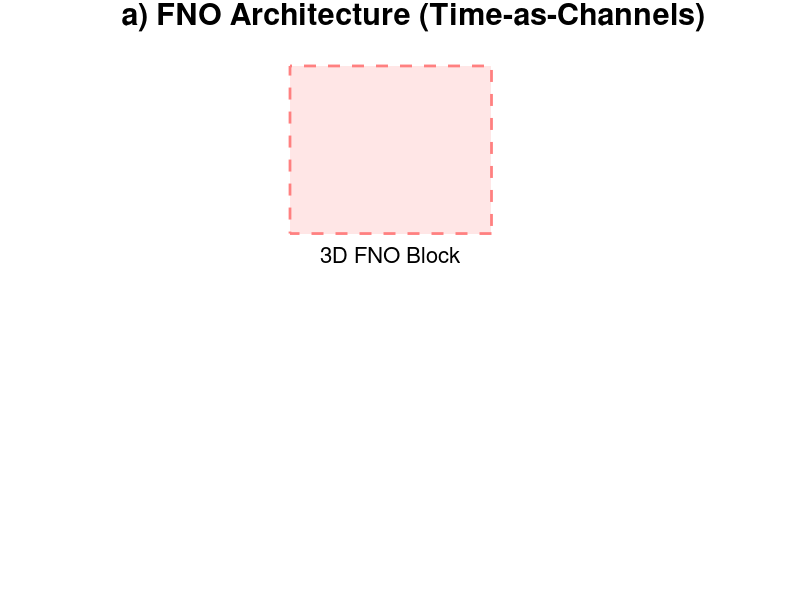

MATLAB code for this plot: (Note: this script raises an error after producing the figure.)
% MATLAB script to generate architecture diagrams for FNO and SANO models
% (Version 34 - Corrected FNO diagram to reflect time-as-channels architecture)

clear; clc; close all;

%% --- Setup and Color Palette ---
fig = figure('Name', 'FNO and SANO Architectures', 'Position', [100, 100, 1400, 1000], 'Color', 'w');
set(fig, 'Renderer', 'painters'); % For sharp vector graphics and text

% Define a color palette
colors.box_fno = [1, 0.9, 0.9];
colors.box_sano = [0.9, 1, 0.9];
colors.input = [1, 0.9, 0.8];
colors.projection = [0.9, 0.95, 1];
colors.loss = [0.9, 0.9, 0.9];

% General plotting parameters
lineWidth = 1.5;
fontSize = 18;

%% --- Subplot a) FNO Architecture (Corrected for FNO4d) ---
ax1 = subplot(2, 1, 1);
hold on;
axis([0 40 0 10]);
axis off;
title('a) FNO Architecture (Time-as-Channels)', 'FontSize', 22, 'FontWeight', 'bold');

% --- FNO Core Block Box ---
rectangle('Position', [12, 1, 13, 8], 'FaceColor', colors.box_fno, 'EdgeColor', [1 0.5 0.5], 'LineWidth', 2, 'LineStyle', '--');
text(18.5, 0, '3D FNO Block', 'FontSize', 16, 'HorizontalAlignment', 'center');


% --- 1. Input and Grid ---
input_width = 6.5; input_height = 2.5;
input_center_x = 4.0;
drawBox([input_center_x, 7.5], input_width, input_height, 'Input a(x,y,z, t_{in})', colors.input, 'ellipse');
drawBox([input_center_x, 4.5], input_width, input_height, '3D Grid (x,y,z)', colors.input, 'ellipse');

% --- 2. Concatenation and Lifting (P) ---
concat_summer_x = input_center_x + input_width/2 + 1;
drawSummer([concat_summer_x, 6], 0.7);
text(concat_summer_x, 5, 'cat', 'FontSize', 14, 'FontWeight', 'bold');
plot([input_center_x + input_width/2, concat_summer_x - 0.7], [7.5, 6], 'k', 'LineWidth', lineWidth);
plot([input_center_x + input_width/2, concat_summer_x - 0.7], [4.5, 6], 'k', 'LineWidth', lineWidth);

p_center_x = concat_summer_x + 2; p_size = 1.2;
drawBox([p_center_x, 6], p_size, p_size, 'P', colors.input, 'ellipse');
drawArrow([concat_summer_x + 0.7, 6], [p_center_x - p_size/2, 6]);
drawArrow([p_center_x + p_size/2, 6], [12, 6]);

% --- 3. Split into W and K paths ---
plot([12, 12.4], [6.25, 8], 'k', 'LineWidth', lineWidth);
plot([12, 12.4], [6.25, 4], 'k', 'LineWidth', lineWidth);
text(12.5, 8.2, '(W)', 'FontSize', fontSize, 'FontWeight', 'bold');
text(12.5, 3.8, '(K)', 'FontSize', fontSize, 'FontWeight', 'bold');

% --- 4. Path (W): Local Transformation (Conv3d) ---
plot([12.4, 15.45], [8, 8], 'k', 'LineWidth', lineWidth);
drawResistor([16.2, 8], 1.5, 0.5, 'R1');
plot([16.95, 18.7], [8, 8], 'k', 'LineWidth', lineWidth);

% --- 5. Path (K): Non-Local Transformation (SpectralConv3d) ---
plot([12.4, 13.45], [4, 4], 'k', 'LineWidth', lineWidth);
drawResistor([14.2, 4], 1.5, 0.5, 'R2');
drawResistor([16.2, 4], 1.5, 0.5, 'R3');
drawResistor([18.2, 4], 1.5, 0.5, 'R4');
plot([18.95, 18.7], [4, 4], 'k', 'LineWidth', lineWidth);

% --- 6. Summing Junction and Activation (R5) ---
plot([18.7, 19], [8, 7], 'k', 'LineWidth', lineWidth);
plot([18.7, 19], [4, 5], 'k', 'LineWidth', lineWidth);
drawSummer([19.2, 6], 1);
plot([19.7, 20.2], [6, 6], 'k', 'LineWidth', lineWidth);
drawResistor([20.7, 6], 1, 0.5, 'R5');

% --- 7. Latent Rep and Projection Q ---
line_start_x_fno = 21.2;
line_end_x_fno = 25.0; % This is the right edge of the main box
plot([line_start_x_fno, line_end_x_fno], [6, 6], 'k', 'LineWidth', lineWidth);
text((line_start_x_fno + line_end_x_fno)/2, 6.7, 'v(x,y,z)', 'FontSize', fontSize, 'FontWeight', 'bold', 'HorizontalAlignment', 'center', 'Color', 'b');
drawBox([26.2, 6], 2, 1.5, 'Q_p', colors.projection, 'ellipse'); % Projection layer

% --- 8. FNO Output and Loss ---
loss_box_width = 7.0; loss_box_height = 2.8;
u_out_start_x_fno = 27.2;      % Right edge of Q_p
loss_arrow_start_x = 30.0;     % Point where the line ends and the Loss arrow begins.
loss_arrow_end_x = 32.0;     % End of Loss arrow.
loss_box_center_x = loss_arrow_end_x + loss_box_width / 2;

plot([u_out_start_x_fno, loss_arrow_start_x], [6, 6], 'k', 'LineWidth', lineWidth);
text((u_out_start_x_fno + loss_arrow_start_x) / 2, 6.7, 'u(x,y,z)', 'FontSize', fontSize, 'FontWeight', 'bold', 'HorizontalAlignment', 'center');
drawArrow([loss_arrow_start_x, 6], [loss_arrow_end_x, 6], 'Loss');
drawBox([loss_box_center_x, 6], loss_box_width, loss_box_height, '||G_{\theta}(a_j) - u_j||^2', colors.loss, 'rectangle', 'Interpreter', 'tex');


%% --- Subplot b) SANO Architecture ---
ax2 = subplot(2, 1, 2);
hold on;
axis([0 40 0 10]);
axis off;
title('b) SANO Architecture', 'FontSize', 22, 'FontWeight', 'bold');

% --- SPATIAL ENCODER for SANO ---
sano_encoder_offset = 0; % Keep it aligned with FNO above
% Main Box
rectangle('Position', [8.8+sano_encoder_offset, 1, 13, 8], 'FaceColor', colors.box_fno, 'EdgeColor', 'k', 'LineWidth', 1.5);
text(15, -0.5, 'Spatial Encoder (run once)', 'FontSize', 14, 'HorizontalAlignment', 'center');
% Input and Lifting (P)
drawBox([3.0+sano_encoder_offset, 6], input_width, input_height, 'Input a(x)', colors.input, 'ellipse');
drawBox([6.8+sano_encoder_offset, 6], p_size, p_size, 'P', colors.input, 'ellipse');
drawArrow([3.0+sano_encoder_offset + input_width/2, 6], [6.8+sano_encoder_offset - p_size/2, 6]);
drawArrow([6.8+sano_encoder_offset + p_size/2, 6], [8.8+sano_encoder_offset, 6]);
% W and K paths
plot([8.8, 9.2]+sano_encoder_offset, [6.25, 8], 'k', 'LineWidth', lineWidth);
plot([8.8, 9.2]+sano_encoder_offset, [6.25, 4], 'k', 'LineWidth', lineWidth);
plot([9.2, 12.25]+sano_encoder_offset, [8, 8], 'k', 'LineWidth', lineWidth);
drawResistor([13, 8]+[sano_encoder_offset, 0], 1.5, 0.5, 'R1');
plot([13.75, 15.5]+sano_encoder_offset, [8, 8], 'k', 'LineWidth', lineWidth);
plot([9.2, 10.25]+sano_encoder_offset, [4, 4], 'k', 'LineWidth', lineWidth);
drawResistor([11, 4]+[sano_encoder_offset, 0], 1.5, 0.5, 'R2');
drawResistor([13, 4]+[sano_encoder_offset, 0], 1.5, 0.5, 'R3');
drawResistor([15, 4]+[sano_encoder_offset, 0], 1.5, 0.5, 'R4');
plot([15.75, 15.5]+sano_encoder_offset, [4, 4], 'k', 'LineWidth', lineWidth);
% Summing and Activation
plot([15.5, 15.8]+sano_encoder_offset, [8, 7], 'k', 'LineWidth', lineWidth);
plot([15.5, 15.8]+sano_encoder_offset, [4, 5], 'k', 'LineWidth', lineWidth);
drawSummer([16, 6]+[sano_encoder_offset, 0], 1);
plot([16.5, 17]+sano_encoder_offset, [6, 6], 'k', 'LineWidth', lineWidth);
drawResistor([17.5, 6]+[sano_encoder_offset, 0], 1, 0.5, 'R5');

% --- SANO Recurrent Block ---
recurrent_block_offset = 24; % Shift recurrent block to the right
% Box
rectangle('Position', [recurrent_block_offset, 1, 10.2, 8], 'FaceColor', colors.box_sano, 'EdgeColor', [0.5 1 0.5], 'LineWidth', 2, 'LineStyle', '--');
text(recurrent_block_offset + 5.1, -0.5, 'SANO Recurrent Update (for t > t_1)', 'FontSize', 16, 'HorizontalAlignment', 'center');

% Arrow from Spatial Encoder output to Recurrent block input
encoder_output_x = 18 + sano_encoder_offset;
recurrent_input_x = recurrent_block_offset;
plot([encoder_output_x, recurrent_input_x], [6, 8.2], 'k', 'LineWidth', lineWidth);
text(encoder_output_x + 1, 6.2, 'v_a(x)', 'FontSize', fontSize, 'FontWeight', 'bold', 'Color', 'b');

% Recurrent block inputs
text(recurrent_input_x - 1, 3.8, 'u(x,t-1)', 'FontSize', fontSize, 'FontWeight', 'bold', 'Color', 'r', 'HorizontalAlignment', 'right');

% Branch (Q)
plot([recurrent_input_x, recurrent_input_x + 0.7], [8.2, 8.2], 'k', 'LineWidth', lineWidth);
drawResistor([recurrent_input_x + 2, 8.2], 1.5, 0.5, 'R1');
drawResistor([recurrent_input_x + 4.5, 8.2], 1.5, 0.5, 'R5');
drawResistor([recurrent_input_x + 7, 8.2], 1.5, 0.5, 'R1');
plot([recurrent_input_x + 7.75, recurrent_input_x + 8], [8.2, 7], 'k', 'LineWidth', lineWidth);
text(recurrent_input_x, 9, '(Q)', 'FontSize', fontSize, 'FontWeight', 'bold');

% Branch (H)
plot([recurrent_input_x, recurrent_input_x + 0.7], [3.8, 3.8], 'k', 'LineWidth', lineWidth);
drawResistor([recurrent_input_x + 2, 3.8], 1.5, 0.5, 'R1');
drawResistor([recurrent_input_x + 4.5, 3.8], 1.5, 0.5, 'R5');
drawResistor([recurrent_input_x + 7, 3.8], 1.5, 0.5, 'R1');
plot([recurrent_input_x + 7.75, recurrent_input_x + 8], [3.8, 5], 'k', 'LineWidth', lineWidth);
text(recurrent_input_x, 3, '(H)', 'FontSize', fontSize, 'FontWeight', 'bold');

% Summing Junction and Output
summer_center_x = recurrent_input_x + 8.5;
drawSummer([summer_center_x, 6], 1);
u_out_start_x_sano = summer_center_x + 0.5;
plot([u_out_start_x_sano, loss_arrow_start_x], [6, 6], 'k', 'LineWidth', lineWidth);
text((u_out_start_x_sano + loss_arrow_start_x) / 2, 6.7, 'u(x,t)', 'FontSize', fontSize, 'FontWeight', 'bold', 'HorizontalAlignment', 'center');

% Recurrent Loop (Feedback)
plot([loss_arrow_start_x, loss_arrow_start_x, recurrent_input_x - 0.5], [6, 2, 2], 'r', 'LineStyle', '--', 'LineWidth', lineWidth);
drawArrow([recurrent_input_x - 0.5, 2], [recurrent_input_x - 0.5, 3.5], '', 'r--');
drawBox([recurrent_block_offset + 3, 2], 3, 1.2, 'Delay (z^{-1})', [1 0.9 0.9], 'rectangle');

% Loss calculation
drawArrow([loss_arrow_start_x, 6], [loss_arrow_end_x, 6], 'Loss');
drawBox([loss_box_center_x, 6], loss_box_width, loss_box_height, '||G_{\theta}(a_j) - u_j||^2', colors.loss, 'rectangle', 'Interpreter', 'tex');


%% --- Legend for all components (Corrected) ---
legend_ax = axes('Position', [0.75, 0.42, 0.22, 0.32]);
axis off; hold on;
rectangle('Position', [0, 0, 1, 1], 'EdgeColor', 'k', 'LineWidth', 1);
text(0.5, 0.94, 'Legend', 'FontSize', 20, 'FontWeight', 'bold', 'HorizontalAlignment', 'center');
text(0.1, 0.80, 'W: Local Path (Conv3d)', 'FontSize', fontSize);
text(0.1, 0.72, 'K: Non-Local Path (SpectralConv3d)', 'FontSize', fontSize);
text(0.1, 0.64, 'Q: Spatial Net', 'FontSize', fontSize);
text(0.1, 0.56, 'H: Temporal Net', 'FontSize', fontSize);
plot([0.05 0.95], [0.5, 0.5], 'k:');
text(0.1, 0.42, 'R1: Conv Layer', 'FontSize', fontSize);
text(0.1, 0.34, 'R2: Fourier Transform', 'FontSize', fontSize);
text(0.1, 0.26, 'R3: Modes Filter', 'FontSize', fontSize);
text(0.1, 0.18, 'R4: Inverse Fourier', 'FontSize', fontSize);
text(0.1, 0.10, 'R5: Activation', 'FontSize', fontSize);


%% --- Helper Functions ---

function drawResistor(center, width, height, label)
    fontSize = 18;
    x=center(1); y=center(2);
    xp = x + [-width/2, -width/2+width/8, -width/8, width/8, -width/8, width/8, width/2-width/8, width/2];
    yp = y + [0, 0, height/2, -height/2, height/2, -height/2, 0, 0];
    plot(xp, yp, 'k', 'LineWidth', 1.5);
    text(x, y + height, label, 'FontSize', fontSize, 'HorizontalAlignment', 'center');
end

function drawBox(center, width, height, label, color, shape, varargin)
    fontSize = 18;
    x = center(1)-width/2; y = center(2)-height/2;
    if strcmp(shape, 'rectangle')
        rectangle('Position', [x, y, width, height], 'FaceColor', color, 'EdgeColor', 'k', 'LineWidth', 1.5);
    else
        rectangle('Position', [x, y, width, height], 'FaceColor', color, 'EdgeColor', 'k', 'LineWidth', 1.5, 'Curvature', [1 1]);
    end
    text(center(1), center(2), label, 'FontSize', fontSize, 'HorizontalAlignment', 'center', 'FontWeight', 'bold', varargin{:});
end

function drawArrow(start_point, end_point, label, line_style)
    fontSize = 18;
    if nargin < 3, label = ''; end
    if nargin < 4, line_style = 'k-'; end

    dp = end_point - start_point;
    quiver(start_point(1), start_point(2), dp(1), dp(2), 0, line_style, 'LineWidth', 1.5, 'MaxHeadSize', 0.5/norm(dp));
    if ~isempty(label)
        text(start_point(1)+dp(1)/2, start_point(2)+dp(2)/2+0.6, label, 'FontSize',fontSize, 'HorizontalAlignment','center','BackgroundColor','w');
    end
end

function drawSummer(center, radius)
    x=center(1); y=center(2);
    plot([x-radius, x+radius], [y, y], 'k', 'LineWidth', 1.5);
    plot([x, x], [y-radius, y+radius], 'k', 'LineWidth', 1.5);
    rectangle('Position', [x-radius, y-radius, 2*radius, 2*radius], 'Curvature', [1 1], 'EdgeColor', 'k', 'LineWidth', 1.5);
end